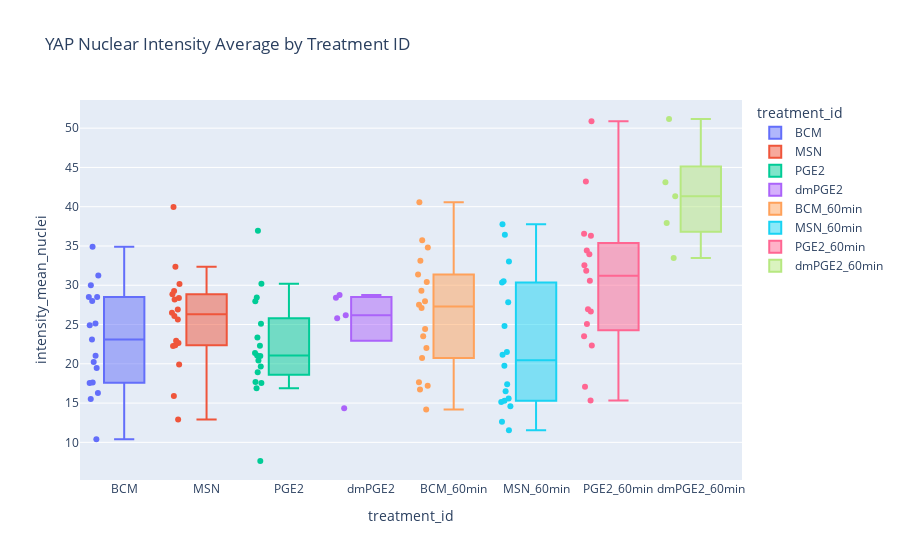

Here is the notebook cell this chart was saved with:
### Code cell
# Create the box plot
fig = px.box(
    grouped_df,
    x='treatment_id',
    y='intensity_mean_nuclei',
    color='treatment_id',
    points="all",  # Display all points
    hover_data=['experiment_id', 'mouse_id', 'replica_id'],
    title='YAP Nuclear Intensity Average by Treatment ID'
)

# Show the plot
fig.show()

### Figure 1 — Plotly figure (JSON) as saved in the notebook; plotly's stock layout.template omitted (floating-point values rounded to 4 significant figures)
{"data": [{"alignmentgroup": "True", "boxpoints": "all", "customdata": [["RY20240607", "4541", "1"], ["RY20240607", "4541", "2"], ["RY20240607", "4541", "3"], ["RY20240607", "4541", "4"], ["RY20240607", "4541", "5"], ["RY20240607", "4541", "6"], ["RY20240608", "4543", "1"], ["RY20240608", "4543", "2"], ["RY20240608", "4543", "3"], ["RY20240608", "4543", "4"], ["RY20240608", "4543", "5"], ["RY20240608", "4543", "6"], ["RY20240611", "4544", "1"], ["RY20240611", "4544", "2"], ["RY20240611", "4544", "3"], ["RY20240611", "4544", "4"], ["RY20240611", "4544", "5"]], "hovertemplate": "treatment_id=%{x}<br>intensity_mean_nuclei=%{y}<br>experiment_id=%{customdata[0]}<br>mouse_id=%{customdata[1]}<br>replica_id=%{customdata[2]}<extra></extra>", "legendgroup": "BCM", "marker": {"color": "#636efa"}, "name": "BCM", "notched": false, "offsetgroup": "BCM", "orientation": "v", "showlegend": true, "type": "box", "x": ["BCM", "BCM", "BCM", "BCM", "BCM", "BCM", "BCM", "BCM", "BCM", "BCM", "BCM", "BCM", "BCM", "BCM", "BCM", "BCM", "BCM"], "x0": " ", "xaxis": "x", "y": [23.08, 19.47, 16.29, 17.62, 21.03, 10.41, 17.55, 25.14, 28.5, 27.99, 20.23, 34.91, 29.99, 31.23, 28.52, 15.51, 24.9], "y0": " ", "yaxis": "y"}, {"alignmentgroup": "True", "boxpoints": "all", "customdata": [["RY20240607", "4541", "1"], ["RY20240607", "4541", "2"], ["RY20240607", "4541", "3"], ["RY20240607", "4541", "4"], ["RY20240607", "4541", "5"], ["RY20240607", "4541", "6"], ["RY20240608", "4543", "1"], ["RY20240608", "4543", "2"], ["RY20240608", "4543", "3"], ["RY20240608", "4543", "4"], ["RY20240608", "4543", "5"], ["RY20240608", "4543", "6"], ["RY20240608", "4543", "7"], ["RY20240611", "4544", "1"], ["RY20240611", "4544", "2"], ["RY20240611", "4544", "3"], ["RY20240611", "4544", "4"], ["RY20240611", "4544", "5"]], "hovertemplate": "treatment_id=%{x}<br>intensity_mean_nuclei=%{y}<br>experiment_id=%{customdata[0]}<br>mouse_id=%{customdata[1]}<br>replica_id=%{customdata[2]}<extra></extra>", "legendgroup": "MSN", "marker": {"color": "#EF553B"}, "name": "MSN", "notched": false, "offsetgroup": "MSN", "orientation": "v", "showlegend": true, "type": "box", "x": ["MSN", "MSN", "MSN", "MSN", "MSN", "MSN", "MSN", "MSN", "MSN", "MSN", "MSN", "MSN", "MSN", "MSN", "MSN", "MSN", "MSN", "MSN"], "x0": " ", "xaxis": "x", "y": [22.94, 19.91, 28.19, 39.95, 30.16, 26.9, 28.85, 25.65, 15.89, 22.25, 12.9, 22.64, 32.36, 29.26, 22.36, 26.5, 26.09, 28.38], "y0": " ", "yaxis": "y"}, {"alignmentgroup": "True", "boxpoints": "all", "customdata": [["RY20240607", "4541", "1"], ["RY20240607", "4541", "2"], ["RY20240607", "4541", "3"], ["RY20240607", "4541", "4"], ["RY20240607", "4541", "5"], ["RY20240607", "4541", "6"], ["RY20240610", "4543", "1"], ["RY20240610", "4543", "2"], ["RY20240610", "4543", "3"], ["RY20240610", "4543", "4"], ["RY20240610", "4543", "5"], ["RY20240610", "4543", "6"], ["RY20240611", "4544", "1"], ["RY20240611", "4544", "2"], ["RY20240611", "4544", "3"], ["RY20240611", "4544", "4"], ["RY20240611", "4544", "5"]], "hovertemplate": "treatment_id=%{x}<br>intensity_mean_nuclei=%{y}<br>experiment_id=%{customdata[0]}<br>mouse_id=%{customdata[1]}<br>replica_id=%{customdata[2]}<extra></extra>", "legendgroup": "PGE2", "marker": {"color": "#00cc96"}, "name": "PGE2", "notched": false, "offsetgroup": "PGE2", "orientation": "v", "showlegend": true, "type": "box", "x": ["PGE2", "PGE2", "PGE2", "PGE2", "PGE2", "PGE2", "PGE2", "PGE2", "PGE2", "PGE2", "PGE2", "PGE2", "PGE2", "PGE2", "PGE2", "PGE2", "PGE2"], "x0": " ", "xaxis": "x", "y": [21.04, 17.68, 25.09, 36.93, 22.3, 28.43, 27.97, 23.36, 17.54, 20.98, 20.41, 19.65, 16.89, 30.18, 18.92, 21.39, 7.626], "y0": " ", "yaxis": "y"}, {"alignmentgroup": "True", "boxpoints": "all", "customdata": [["RY20240610", "4543", "1"], ["RY20240610", "4543", "2"], ["RY20240610", "4543", "3"], ["RY20240610", "4543", "4"], ["RY20240610", "4543", "5"]], "hovertemplate": "treatment_id=%{x}<br>intensity_mean_nuclei=%{y}<br>experiment_id=%{customdata[0]}<br>mouse_id=%{customdata[1]}<br>replica_id=%{customdata[2]}<extra></extra>", "legendgroup": "dmPGE2", "marker": {"color": "#ab63fa"}, "name": "dmPGE2", "notched": false, "offsetgroup": "dmPGE2", "orientation": "v", "showlegend": true, "type": "box", "x": ["dmPGE2", "dmPGE2", "dmPGE2", "dmPGE2", "dmPGE2"], "x0": " ", "xaxis": "x", "y": [14.33, 25.8, 28.75, 28.42, 26.19], "y0": " ", "yaxis": "y"}, {"alignmentgroup": "True", "boxpoints": "all", "customdata": [["RY20240611", "4541", "1"], ["RY20240611", "4541", "2"], ["RY20240611", "4541", "3"], ["RY20240611", "4541", "4"], ["RY20240612", "4541", "5"], ["RY20240612", "4541", "6"], ["RY20240612", "4543", "1"], ["RY20240612", "4543", "2"], ["RY20240612", "4543", "3"], ["RY20240613", "4543", "4"], ["RY20240613", "4543", "5"], ["RY20240613", "4543", "6"], ["RY20240618", "4544", "1"], ["RY20240618", "4544", "2"], ["RY20240618", "4544", "3"], ["RY20240618", "4544", "4"], ["RY20240618", "4544", "5"], ["RY20240618", "4544", "6"]], "hovertemplate": "treatment_id=%{x}<br>intensity_mean_nuclei=%{y}<br>experiment_id=%{customdata[0]}<br>mouse_id=%{customdata[1]}<br>replica_id=%{customdata[2]}<extra></extra>", "legendgroup": "BCM_60min", "marker": {"color": "#FFA15A"}, "name": "BCM_60min", "notched": false, "offsetgroup": "BCM_60min", "orientation": "v", "showlegend": true, "type": "box", "x": ["BCM_60min", "BCM_60min", "BCM_60min", "BCM_60min", "BCM_60min", "BCM_60min", "BCM_60min", "BCM_60min", "BCM_60min", "BCM_60min", "BCM_60min", "BCM_60min", "BCM_60min", "BCM_60min", "BCM_60min", "BCM_60min", "BCM_60min", "BCM_60min"], "x0": " ", "xaxis": "x", "y": [24.44, 27.51, 23.5, 40.56, 16.74, 14.19, 34.79, 30.42, 17.64, 33.12, 22.0, 17.22, 29.32, 31.37, 20.75, 27.11, 35.73, 27.95], "y0": " ", "yaxis": "y"}, {"alignmentgroup": "True", "boxpoints": "all", "customdata": [["RY20240612", "4541", "1"], ["RY20240612", "4541", "2"], ["RY20240612", "4541", "3"], ["RY20240612", "4541", "4"], ["RY20240612", "4541", "5"], ["RY20240612", "4541", "6"], ["RY20240613", "4543", "1"], ["RY20240613", "4543", "2"], ["RY20240613", "4543", "3"], ["RY20240613", "4543", "4"], ["RY20240613", "4543", "5"], ["RY20240613", "4543", "6"], ["RY20240618", "4544", "1"], ["RY20240618", "4544", "2"], ["RY20240619", "4544", "3"], ["RY20240619", "4544", "4"], ["RY20240619", "4544", "5"], ["RY20240619", "4544", "6"]], "hovertemplate": "treatment_id=%{x}<br>intensity_mean_nuclei=%{y}<br>experiment_id=%{customdata[0]}<br>mouse_id=%{customdata[1]}<br>replica_id=%{customdata[2]}<extra></extra>", "legendgroup": "MSN_60min", "marker": {"color": "#19d3f3"}, "name": "MSN_60min", "notched": false, "offsetgroup": "MSN_60min", "orientation": "v", "showlegend": true, "type": "box", "x": ["MSN_60min", "MSN_60min", "MSN_60min", "MSN_60min", "MSN_60min", "MSN_60min", "MSN_60min", "MSN_60min", "MSN_60min", "MSN_60min", "MSN_60min", "MSN_60min", "MSN_60min", "MSN_60min", "MSN_60min", "MSN_60min", "MSN_60min", "MSN_60min"], "x0": " ", "xaxis": "x", "y": [16.49, 12.63, 15.58, 17.4, 21.16, 15.29, 33.01, 27.83, 14.61, 11.55, 19.74, 30.34, 15.14, 30.51, 21.51, 36.41, 37.77, 24.81], "y0": " ", "yaxis": "y"}, {"alignmentgroup": "True", "boxpoints": "all", "customdata": [["RY20240612", "4541", "1"], ["RY20240612", "4541", "2"], ["RY20240612", "4541", "3"], ["RY20240612", "4541", "4"], ["RY20240612", "4541", "5"], ["RY20240614", "4543", "1"], ["RY20240614", "4543", "2"], ["RY20240614", "4543", "3"], ["RY20240614", "4543", "4"], ["RY20240614", "4543", "5"], ["RY20240619", "4544", "1"], ["RY20240619", "4544", "2"], ["RY20240619", "4544", "3"], ["RY20240619", "4544", "4"], ["RY20240619", "4544", "5"], ["RY20240619", "4544", "6"]], "hovertemplate": "treatment_id=%{x}<br>intensity_mean_nuclei=%{y}<br>experiment_id=%{customdata[0]}<br>mouse_id=%{customdata[1]}<br>replica_id=%{customdata[2]}<extra></extra>", "legendgroup": "PGE2_60min", "marker": {"color": "#FF6692"}, "name": "PGE2_60min", "notched": false, "offsetgroup": "PGE2_60min", "orientation": "v", "showlegend": true, "type": "box", "x": ["PGE2_60min", "PGE2_60min", "PGE2_60min", "PGE2_60min", "PGE2_60min", "PGE2_60min", "PGE2_60min", "PGE2_60min", "PGE2_60min", "PGE2_60min", "PGE2_60min", "PGE2_60min", "PGE2_60min", "PGE2_60min", "PGE2_60min", "PGE2_60min"], "x0": " ", "xaxis": "x", "y": [15.34, 36.32, 36.57, 17.08, 22.33, 30.56, 25.06, 26.96, 33.94, 50.89, 43.21, 32.55, 31.84, 26.64, 34.42, 23.51], "y0": " ", "yaxis": "y"}, {"alignmentgroup": "True", "boxpoints": "all", "customdata": [["RY20240614", "4543", "1"], ["RY20240614", "4543", "2"], ["RY20240614", "4543", "3"], ["RY20240614", "4543", "4"], ["RY20240614", "4543", "5"]], "hovertemplate": "treatment_id=%{x}<br>intensity_mean_nuclei=%{y}<br>experiment_id=%{customdata[0]}<br>mouse_id=%{customdata[1]}<br>replica_id=%{customdata[2]}<extra></extra>", "legendgroup": "dmPGE2_60min", "marker": {"color": "#B6E880"}, "name": "dmPGE2_60min", "notched": false, "offsetgroup": "dmPGE2_60min", "orientation": "v", "showlegend": true, "type": "box", "x": ["dmPGE2_60min", "dmPGE2_60min", "dmPGE2_60min", "dmPGE2_60min", "dmPGE2_60min"], "x0": " ", "xaxis": "x", "y": [51.17, 43.11, 37.94, 41.33, 33.46], "y0": " ", "yaxis": "y"}], "layout": {"boxmode": "overlay", "legend": {"title": {"text": "treatment_id"}, "tracegroupgap": 0}, "title": {"text": "YAP Nuclear Intensity Average by Treatment ID"}, "xaxis": {"anchor": "y", "categoryarray": ["BCM", "MSN", "PGE2", "dmPGE2", "BCM_60min", "MSN_60min", "PGE2_60min", "dmPGE2_60min"], "categoryorder": "array", "domain": [0, 1], "title": {"text": "treatment_id"}}, "yaxis": {"anchor": "x", "domain": [0, 1], "title": {"text": "intensity_mean_nuclei"}}}}
